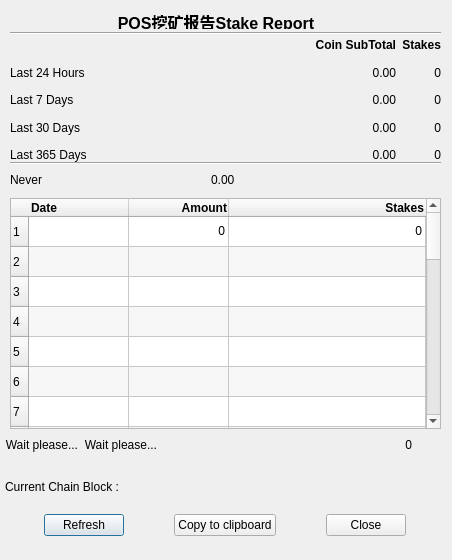
<?xml version="1.0" encoding="UTF-8"?>
<ui version="4.0">
 <class>StakeReportDialog</class>
 <widget class="QDialog" name="StakeReportDialog">
  <property name="geometry">
   <rect>
    <x>0</x>
    <y>0</y>
    <width>452</width>
    <height>560</height>
   </rect>
  </property>
  <property name="minimumSize">
   <size>
    <width>452</width>
    <height>560</height>
   </size>
  </property>
  <property name="maximumSize">
   <size>
    <width>452</width>
    <height>560</height>
   </size>
  </property>
  <property name="windowTitle">
   <string>Stake Report</string>
  </property>
  <property name="modal">
   <bool>false</bool>
  </property>
  <widget class="QLabel" name="label">
   <property name="geometry">
    <rect>
     <x>116</x>
     <y>10</y>
     <width>200</width>
     <height>19</height>
    </rect>
   </property>
   <property name="minimumSize">
    <size>
     <width>200</width>
     <height>0</height>
    </size>
   </property>
   <property name="font">
    <font>
     <pointsize>12</pointsize>
     <weight>75</weight>
     <bold>true</bold>
    </font>
   </property>
   <property name="toolTip">
    <string>Earnings made by stake over time</string>
   </property>
   <property name="frameShape">
    <enum>QFrame::NoFrame</enum>
   </property>
   <property name="frameShadow">
    <enum>QFrame::Sunken</enum>
   </property>
   <property name="lineWidth">
    <number>2</number>
   </property>
   <property name="midLineWidth">
    <number>3</number>
   </property>
   <property name="text">
    <string>POS挖矿报告Stake Report</string>
   </property>
   <property name="alignment">
    <set>Qt::AlignHCenter|Qt::AlignTop</set>
   </property>
  </widget>
  <widget class="Line" name="line">
   <property name="geometry">
    <rect>
     <x>10</x>
     <y>25</y>
     <width>431</width>
     <height>16</height>
    </rect>
   </property>
   <property name="orientation">
    <enum>Qt::Horizontal</enum>
   </property>
  </widget>
  <widget class="QWidget" name="gridLayoutWidget">
   <property name="geometry">
    <rect>
     <x>10</x>
     <y>34</y>
     <width>431</width>
     <height>132</height>
    </rect>
   </property>
   <property name="font">
    <font>
     <pointsize>9</pointsize>
    </font>
   </property>
   <layout class="QGridLayout" name="gridLayout" columnstretch="3,3,0">
    <property name="verticalSpacing">
     <number>5</number>
    </property>
    <item row="0" column="1">
     <widget class="QLabel" name="L_Coin">
      <property name="font">
       <font>
        <pointsize>9</pointsize>
        <weight>75</weight>
        <bold>true</bold>
       </font>
      </property>
      <property name="text">
       <string>Coin SubTotal</string>
      </property>
      <property name="alignment">
       <set>Qt::AlignRight|Qt::AlignTrailing|Qt::AlignVCenter</set>
      </property>
      <property name="margin">
       <number>4</number>
      </property>
     </widget>
    </item>
    <item row="0" column="2">
     <widget class="QLabel" name="label_3">
      <property name="font">
       <font>
        <pointsize>9</pointsize>
        <weight>75</weight>
        <bold>true</bold>
       </font>
      </property>
      <property name="toolTip">
       <string>Blocks Staked</string>
      </property>
      <property name="text">
       <string>Stakes</string>
      </property>
      <property name="alignment">
       <set>Qt::AlignRight|Qt::AlignTrailing|Qt::AlignVCenter</set>
      </property>
      <property name="margin">
       <number>4</number>
      </property>
     </widget>
    </item>
    <item row="1" column="0">
     <widget class="QLabel" name="L1_24h">
      <property name="font">
       <font>
        <pointsize>9</pointsize>
        <weight>50</weight>
        <bold>false</bold>
       </font>
      </property>
      <property name="toolTip">
       <string/>
      </property>
      <property name="text">
       <string>Last 24 Hours</string>
      </property>
      <property name="margin">
       <number>4</number>
      </property>
     </widget>
    </item>
    <item row="1" column="1">
     <widget class="QLabel" name="Amount_24H">
      <property name="font">
       <font>
        <pointsize>9</pointsize>
        <weight>50</weight>
        <bold>false</bold>
        <kerning>false</kerning>
       </font>
      </property>
      <property name="toolTip">
       <string>Coin Earned in last 24H</string>
      </property>
      <property name="text">
       <string>0.00</string>
      </property>
      <property name="alignment">
       <set>Qt::AlignRight|Qt::AlignTrailing|Qt::AlignVCenter</set>
      </property>
      <property name="margin">
       <number>4</number>
      </property>
     </widget>
    </item>
    <item row="1" column="2">
     <widget class="QLabel" name="Stake_24H">
      <property name="font">
       <font>
        <pointsize>9</pointsize>
        <weight>50</weight>
        <bold>false</bold>
        <kerning>false</kerning>
       </font>
      </property>
      <property name="toolTip">
       <string>Stake Made in last 24H</string>
      </property>
      <property name="text">
       <string>0</string>
      </property>
      <property name="alignment">
       <set>Qt::AlignRight|Qt::AlignTrailing|Qt::AlignVCenter</set>
      </property>
      <property name="margin">
       <number>4</number>
      </property>
     </widget>
    </item>
    <item row="2" column="0">
     <widget class="QLabel" name="L2_7D">
      <property name="font">
       <font>
        <pointsize>9</pointsize>
        <weight>50</weight>
        <bold>false</bold>
       </font>
      </property>
      <property name="toolTip">
       <string/>
      </property>
      <property name="text">
       <string>Last 7 Days</string>
      </property>
      <property name="margin">
       <number>4</number>
      </property>
     </widget>
    </item>
    <item row="2" column="1">
     <widget class="QLabel" name="Amount_7D">
      <property name="font">
       <font>
        <pointsize>9</pointsize>
        <weight>50</weight>
        <bold>false</bold>
        <kerning>false</kerning>
       </font>
      </property>
      <property name="toolTip">
       <string>Coin Earned in last 7 Days</string>
      </property>
      <property name="text">
       <string>0.00</string>
      </property>
      <property name="alignment">
       <set>Qt::AlignRight|Qt::AlignTrailing|Qt::AlignVCenter</set>
      </property>
      <property name="margin">
       <number>4</number>
      </property>
     </widget>
    </item>
    <item row="2" column="2">
     <widget class="QLabel" name="Stake_7D">
      <property name="font">
       <font>
        <pointsize>9</pointsize>
        <weight>50</weight>
        <bold>false</bold>
        <kerning>false</kerning>
       </font>
      </property>
      <property name="toolTip">
       <string>Stake Made in last 7 Days</string>
      </property>
      <property name="text">
       <string>0</string>
      </property>
      <property name="alignment">
       <set>Qt::AlignRight|Qt::AlignTrailing|Qt::AlignVCenter</set>
      </property>
      <property name="margin">
       <number>4</number>
      </property>
     </widget>
    </item>
    <item row="3" column="0">
     <widget class="QLabel" name="L3_30D">
      <property name="font">
       <font>
        <pointsize>9</pointsize>
        <weight>50</weight>
        <bold>false</bold>
       </font>
      </property>
      <property name="toolTip">
       <string/>
      </property>
      <property name="text">
       <string>Last 30 Days</string>
      </property>
      <property name="margin">
       <number>4</number>
      </property>
     </widget>
    </item>
    <item row="3" column="1">
     <widget class="QLabel" name="Amount_30D">
      <property name="font">
       <font>
        <pointsize>9</pointsize>
        <weight>50</weight>
        <bold>false</bold>
        <kerning>false</kerning>
       </font>
      </property>
      <property name="toolTip">
       <string>Coin Earned in last 30 Days</string>
      </property>
      <property name="text">
       <string>0.00</string>
      </property>
      <property name="alignment">
       <set>Qt::AlignRight|Qt::AlignTrailing|Qt::AlignVCenter</set>
      </property>
      <property name="margin">
       <number>4</number>
      </property>
     </widget>
    </item>
    <item row="3" column="2">
     <widget class="QLabel" name="Stake_30D">
      <property name="font">
       <font>
        <pointsize>9</pointsize>
        <weight>50</weight>
        <bold>false</bold>
        <kerning>false</kerning>
       </font>
      </property>
      <property name="toolTip">
       <string>Stake Made in last 30 Days</string>
      </property>
      <property name="text">
       <string>0</string>
      </property>
      <property name="alignment">
       <set>Qt::AlignRight|Qt::AlignTrailing|Qt::AlignVCenter</set>
      </property>
      <property name="margin">
       <number>4</number>
      </property>
     </widget>
    </item>
    <item row="4" column="0">
     <widget class="QLabel" name="L3_30D_2">
      <property name="font">
       <font>
        <pointsize>9</pointsize>
        <weight>50</weight>
        <bold>false</bold>
       </font>
      </property>
      <property name="toolTip">
       <string/>
      </property>
      <property name="text">
       <string>Last 365 Days</string>
      </property>
      <property name="margin">
       <number>4</number>
      </property>
     </widget>
    </item>
    <item row="4" column="1">
     <widget class="QLabel" name="Amount_365D">
      <property name="font">
       <font>
        <pointsize>9</pointsize>
        <weight>50</weight>
        <bold>false</bold>
        <kerning>false</kerning>
       </font>
      </property>
      <property name="toolTip">
       <string>Coin Earned in last 365 Days</string>
      </property>
      <property name="text">
       <string>0.00</string>
      </property>
      <property name="alignment">
       <set>Qt::AlignRight|Qt::AlignTrailing|Qt::AlignVCenter</set>
      </property>
      <property name="margin">
       <number>4</number>
      </property>
     </widget>
    </item>
    <item row="4" column="2">
     <widget class="QLabel" name="Stake_365D">
      <property name="font">
       <font>
        <pointsize>9</pointsize>
        <weight>50</weight>
        <bold>false</bold>
        <kerning>false</kerning>
       </font>
      </property>
      <property name="toolTip">
       <string>Stake Made in last 365 Days</string>
      </property>
      <property name="text">
       <string>0</string>
      </property>
      <property name="alignment">
       <set>Qt::AlignRight|Qt::AlignTrailing|Qt::AlignVCenter</set>
      </property>
      <property name="margin">
       <number>4</number>
      </property>
     </widget>
    </item>
   </layout>
  </widget>
  <widget class="Line" name="line_2">
   <property name="geometry">
    <rect>
     <x>10</x>
     <y>161</y>
     <width>431</width>
     <height>4</height>
    </rect>
   </property>
   <property name="orientation">
    <enum>Qt::Horizontal</enum>
   </property>
  </widget>
  <widget class="QWidget" name="horizontalLayoutWidget2">
   <property name="geometry">
    <rect>
     <x>10</x>
     <y>165</y>
     <width>431</width>
     <height>30</height>
    </rect>
   </property>
   <layout class="QHBoxLayout" name="horizontalLayout2" stretch="0,0">
    <property name="sizeConstraint">
     <enum>QLayout::SetDefaultConstraint</enum>
    </property>
    <property name="rightMargin">
     <number>35</number>
    </property>
    <item>
     <widget class="QLabel" name="L_LastStakeTime">
      <property name="sizePolicy">
       <sizepolicy hsizetype="Preferred" vsizetype="Preferred">
        <horstretch>0</horstretch>
        <verstretch>0</verstretch>
       </sizepolicy>
      </property>
      <property name="font">
       <font>
        <pointsize>9</pointsize>
        <weight>50</weight>
        <bold>false</bold>
       </font>
      </property>
      <property name="toolTip">
       <string>Date of the last mature Stake</string>
      </property>
      <property name="text">
       <string>Never</string>
      </property>
      <property name="alignment">
       <set>Qt::AlignLeading|Qt::AlignLeft|Qt::AlignVCenter</set>
      </property>
      <property name="margin">
       <number>2</number>
      </property>
     </widget>
    </item>
    <item>
     <widget class="QLabel" name="Amount_Last">
      <property name="sizePolicy">
       <sizepolicy hsizetype="Preferred" vsizetype="Preferred">
        <horstretch>0</horstretch>
        <verstretch>0</verstretch>
       </sizepolicy>
      </property>
      <property name="font">
       <font>
        <pointsize>9</pointsize>
        <weight>50</weight>
        <bold>false</bold>
        <kerning>false</kerning>
       </font>
      </property>
      <property name="toolTip">
       <string>Coin Earned in last mature Stake</string>
      </property>
      <property name="text">
       <string>0.00</string>
      </property>
      <property name="alignment">
       <set>Qt::AlignLeading|Qt::AlignLeft|Qt::AlignVCenter</set>
      </property>
      <property name="margin">
       <number>2</number>
      </property>
     </widget>
    </item>
   </layout>
  </widget>
  <widget class="QTableWidget" name="StakeReportTable">
   <property name="geometry">
    <rect>
     <x>10</x>
     <y>198</y>
     <width>431</width>
     <height>231</height>
    </rect>
   </property>
   <property name="sizePolicy">
    <sizepolicy hsizetype="Expanding" vsizetype="Expanding">
     <horstretch>1</horstretch>
     <verstretch>0</verstretch>
    </sizepolicy>
   </property>
   <property name="font">
    <font>
     <weight>50</weight>
     <bold>false</bold>
    </font>
   </property>
   <property name="alternatingRowColors">
    <bool>true</bool>
   </property>
   <property name="sortingEnabled">
    <bool>true</bool>
   </property>
   <property name="rowCount">
    <number>30</number>
   </property>
   <property name="columnCount">
    <number>3</number>
   </property>
   <attribute name="horizontalHeaderStretchLastSection">
    <bool>true</bool>
   </attribute>
   <row/>
   <row/>
   <row/>
   <row/>
   <row/>
   <row/>
   <row/>
   <row/>
   <row/>
   <row/>
   <row/>
   <row/>
   <row/>
   <row/>
   <row/>
   <row/>
   <row/>
   <row/>
   <row/>
   <row/>
   <row/>
   <row/>
   <row/>
   <row/>
   <row/>
   <row/>
   <row/>
   <row/>
   <row/>
   <row/>
   <column>
    <property name="text">
     <string>Date</string>
    </property>
    <property name="font">
     <font>
      <pointsize>9</pointsize>
      <weight>75</weight>
      <bold>true</bold>
     </font>
    </property>
    <property name="textAlignment">
     <set>AlignLeft|AlignVCenter</set>
    </property>
   </column>
   <column>
    <property name="text">
     <string>Amount</string>
    </property>
    <property name="font">
     <font>
      <pointsize>9</pointsize>
      <weight>75</weight>
      <bold>true</bold>
     </font>
    </property>
    <property name="textAlignment">
     <set>AlignRight|AlignVCenter</set>
    </property>
   </column>
   <column>
    <property name="text">
     <string>Stakes</string>
    </property>
    <property name="font">
     <font>
      <pointsize>9</pointsize>
      <weight>75</weight>
      <bold>true</bold>
     </font>
    </property>
    <property name="textAlignment">
     <set>AlignRight|AlignVCenter</set>
    </property>
   </column>
   <item row="0" column="0">
    <property name="text">
     <string/>
    </property>
    <property name="font">
     <font>
      <pointsize>9</pointsize>
     </font>
    </property>
    <property name="flags">
     <set>ItemIsSelectable|ItemIsUserCheckable|ItemIsEnabled</set>
    </property>
   </item>
   <item row="0" column="1">
    <property name="text">
     <string notr="true">0</string>
    </property>
    <property name="whatsThis">
     <string/>
    </property>
    <property name="font">
     <font>
      <pointsize>9</pointsize>
     </font>
    </property>
    <property name="textAlignment">
     <set>AlignRight|AlignVCenter</set>
    </property>
    <property name="flags">
     <set>ItemIsSelectable|ItemIsUserCheckable|ItemIsEnabled</set>
    </property>
   </item>
   <item row="0" column="2">
    <property name="text">
     <string notr="true">0</string>
    </property>
    <property name="font">
     <font>
      <pointsize>9</pointsize>
     </font>
    </property>
    <property name="textAlignment">
     <set>AlignRight|AlignVCenter</set>
    </property>
    <property name="flags">
     <set>ItemIsSelectable|ItemIsUserCheckable|ItemIsEnabled</set>
    </property>
   </item>
  </widget>
  <widget class="QWidget" name="gridLayoutWidget2">
   <property name="geometry">
    <rect>
     <x>5</x>
     <y>430</y>
     <width>442</width>
     <height>30</height>
    </rect>
   </property>
   <layout class="QGridLayout" name="gridLayout2" columnstretch="0,0,3">
    <property name="rightMargin">
     <number>35</number>
    </property>
    <item row="0" column="0">
     <widget class="QLabel" name="TimeTook">
      <property name="font">
       <font>
        <pointsize>9</pointsize>
        <weight>50</weight>
        <bold>false</bold>
       </font>
      </property>
      <property name="toolTip">
       <string>Time took to retrieve the data</string>
      </property>
      <property name="text">
       <string>Wait please...</string>
      </property>
      <property name="alignment">
       <set>Qt::AlignLeading|Qt::AlignLeft|Qt::AlignRight|Qt::AlignTrailing|Qt::AlignVCenter</set>
      </property>
      <property name="margin">
       <number>4</number>
      </property>
     </widget>
    </item>
    <item row="0" column="1">
     <widget class="QLabel" name="TimeTook_2">
      <property name="font">
       <font>
        <pointsize>9</pointsize>
        <weight>50</weight>
        <bold>false</bold>
       </font>
      </property>
      <property name="toolTip">
       <string>Time took to refresh dialog</string>
      </property>
      <property name="text">
       <string>Wait please...</string>
      </property>
      <property name="alignment">
       <set>Qt::AlignLeading|Qt::AlignLeft|Qt::AlignRight|Qt::AlignTrailing|Qt::AlignVCenter</set>
      </property>
      <property name="margin">
       <number>4</number>
      </property>
     </widget>
    </item>
    <item row="0" column="2">
     <widget class="QLabel" name="Stake_Counted">
      <property name="font">
       <font>
        <pointsize>9</pointsize>
        <weight>50</weight>
        <bold>false</bold>
       </font>
      </property>
      <property name="toolTip">
       <string>Total Stakes Analyzed</string>
      </property>
      <property name="text">
       <string>0</string>
      </property>
      <property name="alignment">
       <set>Qt::AlignLeading|Qt::AlignLeft|Qt::AlignRight|Qt::AlignTrailing|Qt::AlignVCenter</set>
      </property>
      <property name="margin">
       <number>4</number>
      </property>
     </widget>
    </item>
   </layout>
  </widget>
  <widget class="QLabel" name="L_CurrentBlock">
   <property name="geometry">
    <rect>
     <x>5</x>
     <y>461</y>
     <width>442</width>
     <height>51</height>
    </rect>
   </property>
   <property name="font">
    <font>
     <pointsize>9</pointsize>
     <weight>50</weight>
     <bold>false</bold>
    </font>
   </property>
   <property name="toolTip">
    <string>Data of the current block.</string>
   </property>
   <property name="text">
    <string>Current Chain Block :</string>
   </property>
   <property name="alignment">
    <set>Qt::AlignLeading|Qt::AlignLeft|Qt::AlignVCenter</set>
   </property>
   <property name="margin">
    <number>2</number>
   </property>
  </widget>
  <widget class="QWidget" name="horizontalLayoutWidget">
   <property name="geometry">
    <rect>
     <x>0</x>
     <y>510</y>
     <width>451</width>
     <height>31</height>
    </rect>
   </property>
   <layout class="QHBoxLayout" name="horizontalLayout" stretch="1,2,1">
    <property name="sizeConstraint">
     <enum>QLayout::SetDefaultConstraint</enum>
    </property>
    <item>
     <widget class="QPushButton" name="button_Refresh">
      <property name="sizePolicy">
       <sizepolicy hsizetype="Maximum" vsizetype="Fixed">
        <horstretch>0</horstretch>
        <verstretch>0</verstretch>
       </sizepolicy>
      </property>
      <property name="toolTip">
       <string>Refresh the data</string>
      </property>
      <property name="text">
       <string>Refresh</string>
      </property>
     </widget>
    </item>
    <item>
     <widget class="QPushButton" name="CopytoClipboard">
      <property name="sizePolicy">
       <sizepolicy hsizetype="Fixed" vsizetype="Fixed">
        <horstretch>0</horstretch>
        <verstretch>0</verstretch>
       </sizepolicy>
      </property>
      <property name="minimumSize">
       <size>
        <width>100</width>
        <height>0</height>
       </size>
      </property>
      <property name="toolTip">
       <string>Copy Report to ClipBoard</string>
      </property>
      <property name="text">
       <string>Copy to clipboard</string>
      </property>
     </widget>
    </item>
    <item>
     <widget class="QDialogButtonBox" name="buttonBox">
      <property name="sizePolicy">
       <sizepolicy hsizetype="Maximum" vsizetype="Fixed">
        <horstretch>0</horstretch>
        <verstretch>0</verstretch>
       </sizepolicy>
      </property>
      <property name="toolTip">
       <string>Close the dialog</string>
      </property>
      <property name="orientation">
       <enum>Qt::Horizontal</enum>
      </property>
      <property name="standardButtons">
       <set>QDialogButtonBox::Close</set>
      </property>
      <property name="centerButtons">
       <bool>true</bool>
      </property>
     </widget>
    </item>
   </layout>
  </widget>
 </widget>
 <resources/>
 <connections>
  <connection>
   <sender>buttonBox</sender>
   <signal>clicked(QAbstractButton*)</signal>
   <receiver>StakeReportDialog</receiver>
   <slot>close()</slot>
   <hints>
    <hint type="sourcelabel">
     <x>338</x>
     <y>524</y>
    </hint>
    <hint type="destinationlabel">
     <x>215</x>
     <y>276</y>
    </hint>
   </hints>
  </connection>
 </connections>
</ui>
